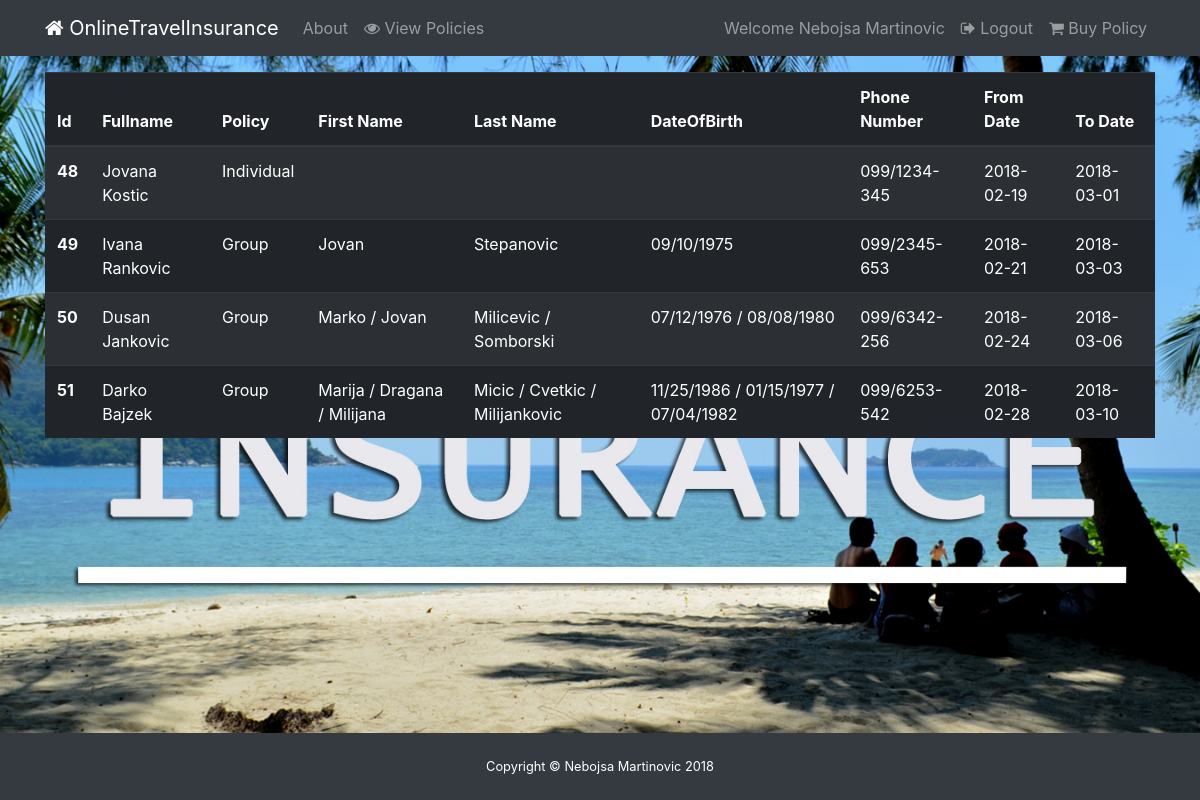
Page /pages/policies (signed in) on the committed database.
### tables this page shows
CREATE TABLE `policies` (
  `id` int(11) NOT NULL,
  `fullname` varchar(255) NOT NULL,
  `customer_id` int(11) NOT NULL,
  `policy` varchar(255) NOT NULL,
  `firstname` varchar(255) NOT NULL,
  `lastname` varchar(255) NOT NULL,
  `dateofbirth` varchar(255) NOT NULL,
  `phone` varchar(255) NOT NULL,
  `from_date` date NOT NULL,
  `to_date` date NOT NULL
);

### controllers/Pages.php (called while the page is built, shortened)
<?php
class Pages extends Controller{
    public function __construct(){
        $this->policyModel = $this->model('Policy');
    }
    public function policies(){
        $policies = $this->policyModel->show();
        $data = array(
            'policies' => $policies
        );
        $this->view('pages/show',$data);
    }
}

### libraries/Core.php (called while the page is built, shortened)
<?php
class Core{
    protected $currentMethod = 'index';
    public function __construct(){
        $url = $this->getUrl();
        if(file_exists('controllers/'.ucwords($url[0]).'.php')){
            unset($url[0]);
        }
        $this->currentController = new $this->currentController;
        if(isset($url[1])){
            if(method_exists($this->currentController, $url[1])){
                $this->currentMethod = $url[1];
                unset($url[1]);
            }
        }
        $this->params = $url ? array_values($url) : [];
        call_user_func_array([$this->currentController,$this->currentMethod],$this->params);
    }
    public function getUrl(){
        if(isset($_GET['url'])){
            $url = rtrim($_GET['url'], '/');
            $url = filter_var($url, FILTER_SANITIZE_URL);
            $url = explode('/', $url);
            return $url;
        }
    }
}

### index.php (called while the page is built, shortened)
<?php
$init = new Core;

### libraries/ActiveRecord.php (called while the page is built, shortened)
<?php
class ActiveRecord{
    private static $db;
    public static function getAll(){
        $tableName = static::$tableName;
        $q = "SELECT * FROM {$tableName}";
        $q = self::$db->query($q);
        $results = $q->fetchAll(PDO::FETCH_OBJ);
        return $results;
    }
    public static function init(){
        self::$db = Connect::getInstance();
    }
}

### models/policy.php (called while the page is built, shortened)
<?php
class Policy extends ActiveRecord{
    public function show(){
        $policies = static::getAll();
        return $policies;
    }
}

### views/pages/show.php (the view)
<?php require APPROOT . '/views/includes/header.php'; ?>
<table class="table table-striped table-dark mt-3">
  <thead>
    <tr>
      <th scope="col">Id</th>
      <th scope="col">Fullname</th>
      <th scope="col">Policy</th>
      <th scope="col">First Name</th>
      <th scope="col">Last Name</th>
      <th scope="col">DateOfBirth</th>
      <th scope="col">Phone Number</th>
      <th scope="col">From Date</th>
      <th scope="col">To Date</th>
    </tr>
  </thead>
  <tbody>
   <?php foreach($data['policies'] as $policy): ?>
    <tr>
      <th scope="row"><?php echo $policy->id; ?></th>
      <td><?php echo $policy->fullname; ?></td>
      <td><?php echo $policy->policy; ?></td>
      <td><?php echo $policy->firstname; ?></td>
      <td><?php echo $policy->lastname; ?></td>
      <td><?php echo $policy->dateofbirth; ?></td>
      <td><?php echo $policy->phone; ?></td>
      <td><?php echo $policy->from_date; ?></td>
      <td><?php echo $policy->to_date; ?></td>
    </tr>
    <?php endforeach; ?>
  </tbody>
</table>
<?php require APPROOT . '/views/includes/footer.php'; ?>

### css/custom.css (style rules this page uses)
body { background-image: url('../img/Travel_Insurance.jpg'); background-repeat: no-repeat; background-size: cover; background-position: center; background-attachment: fixed; }

### rows in the picture
policies: id "48", fullname "Jovana Kostic", policy "Individual", phone "099/1234-345", from_date "2018-02-19", to_date "2018-03-01"
policies: id "49", fullname "Ivana Rankovic", policy "Group", firstname "Jovan", lastname "Stepanovic", dateofbirth "09/10/1975", phone "099/2345-653", from_date "2018-02-21", to_date "2018-03-03"
policies: id "50", fullname "Dusan Jankovic", policy "Group", firstname "Marko / Jovan", lastname "Milicevic / Somborski", dateofbirth "07/12/1976 / 08/08/1980", phone "099/6342-256", from_date "2018-02-24", to_date "2018-03-06"
policies: id "51", fullname "Darko Bajzek", policy "Group", firstname "Marija / Dragana / Milijana", lastname "Micic / Cvetkic / Milijankovic", dateofbirth "11/25/1986 / 01/15/1977 / 07/04/1982", phone "099/6253-542", from_date "2018-02-28", to_date "2018-03-10"

### other values in the picture
$_SESSION['customer_name'] "Nebojsa Martinovic"
